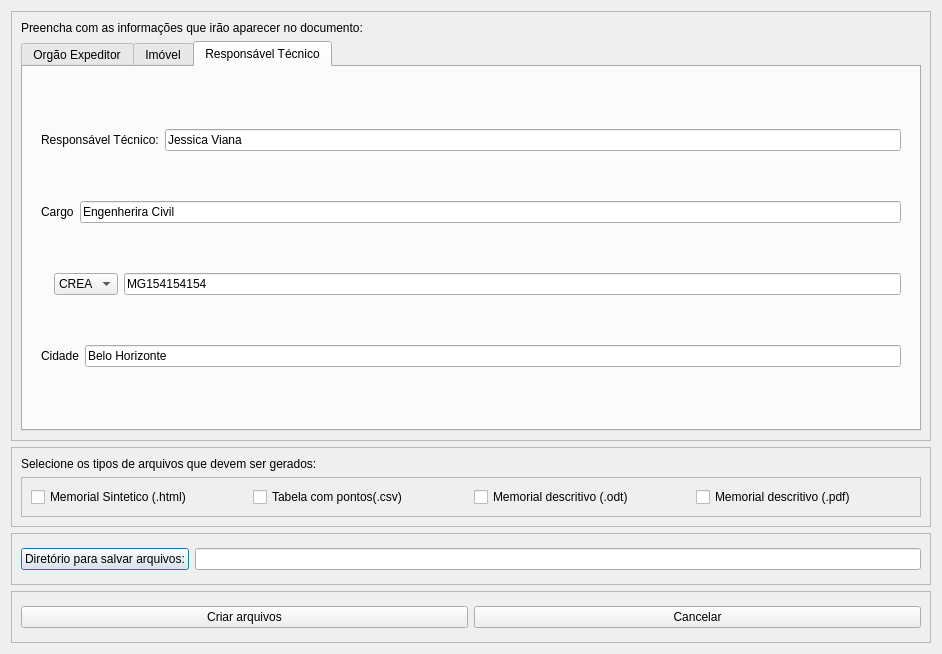
<?xml version="1.0" encoding="UTF-8"?>
<ui version="4.0">
 <class>Dialog</class>
 <widget class="QDialog" name="Dialog">
  <property name="geometry">
   <rect>
    <x>0</x>
    <y>0</y>
    <width>942</width>
    <height>654</height>
   </rect>
  </property>
  <property name="windowTitle">
   <string>Configurações dos arquivos</string>
  </property>
  <layout class="QGridLayout" name="gridLayout_7">
   <item row="6" column="0" colspan="2">
    <widget class="QFrame" name="frame_7">
     <property name="frameShape">
      <enum>QFrame::StyledPanel</enum>
     </property>
     <property name="frameShadow">
      <enum>QFrame::Sunken</enum>
     </property>
     <layout class="QVBoxLayout" name="verticalLayout_7">
      <item>
       <widget class="QLabel" name="label_23">
        <property name="text">
         <string>Selecione os tipos de arquivos que devem ser gerados:</string>
        </property>
       </widget>
      </item>
      <item>
       <widget class="QFrame" name="horizontalLayout_25">
        <property name="frameShape">
         <enum>QFrame::StyledPanel</enum>
        </property>
        <property name="frameShadow">
         <enum>QFrame::Sunken</enum>
        </property>
        <property name="midLineWidth">
         <number>0</number>
        </property>
        <layout class="QHBoxLayout" name="horizontalLayout_24">
         <item>
          <widget class="QCheckBox" name="memorialSinteticHtml">
           <property name="toolTip">
            <string>Gerar um memorial sintetico da geometria selecionada</string>
           </property>
           <property name="text">
            <string>Memorial Sintetico (.html)</string>
           </property>
          </widget>
         </item>
         <item>
          <widget class="QCheckBox" name="tableAreaCsv">
           <property name="toolTip">
            <string>Gerar uma tabela CSV com as coordenadas dos pontos da geometria selecionada.</string>
           </property>
           <property name="text">
            <string>Tabela com pontos(.csv)</string>
           </property>
          </widget>
         </item>
         <item>
          <widget class="QCheckBox" name="memorialDescritivoOdt">
           <property name="toolTip">
            <string>Gerar o memorial descritivo da geometria selecionada em formato ODT do LibreOffice.</string>
           </property>
           <property name="text">
            <string>Memorial descritivo (.odt)</string>
           </property>
          </widget>
         </item>
         <item>
          <widget class="QCheckBox" name="memorialDescritivoPdf">
           <property name="enabled">
            <bool>true</bool>
           </property>
           <property name="toolTip">
            <string>Gerar o memorial descritivo da geometria selecionada em formato PDF</string>
           </property>
           <property name="text">
            <string>Memorial descritivo (.pdf)</string>
           </property>
          </widget>
         </item>
        </layout>
       </widget>
      </item>
     </layout>
    </widget>
   </item>
   <item row="7" column="0" colspan="2">
    <widget class="QFrame" name="frame_6">
     <property name="enabled">
      <bool>true</bool>
     </property>
     <property name="frameShape">
      <enum>QFrame::StyledPanel</enum>
     </property>
     <property name="frameShadow">
      <enum>QFrame::Sunken</enum>
     </property>
     <layout class="QGridLayout" name="gridLayout_6">
      <item row="0" column="0">
       <layout class="QHBoxLayout" name="horizontalLayout_22">
        <item>
         <widget class="QPushButton" name="folderButton">
          <property name="toolTip">
           <string>Selecionar o diretorio onde serão criados os arquivos.</string>
          </property>
          <property name="text">
           <string>Diretório para salvar arquivos:</string>
          </property>
         </widget>
        </item>
        <item>
         <widget class="QLineEdit" name="folderEdit"/>
        </item>
       </layout>
      </item>
     </layout>
    </widget>
   </item>
   <item row="4" column="0" colspan="2">
    <widget class="QFrame" name="frame_5">
     <property name="frameShape">
      <enum>QFrame::StyledPanel</enum>
     </property>
     <property name="frameShadow">
      <enum>QFrame::Sunken</enum>
     </property>
     <layout class="QGridLayout" name="gridLayout_5">
      <item row="0" column="0">
       <widget class="QLabel" name="label_24">
        <property name="text">
         <string>Preencha com as informações que irão aparecer no documento:</string>
        </property>
       </widget>
      </item>
      <item row="1" column="0">
       <widget class="QTabWidget" name="tabWidget">
        <property name="sizePolicy">
         <sizepolicy hsizetype="Preferred" vsizetype="Preferred">
          <horstretch>0</horstretch>
          <verstretch>0</verstretch>
         </sizepolicy>
        </property>
        <property name="maximumSize">
         <size>
          <width>16777215</width>
          <height>16777215</height>
         </size>
        </property>
        <property name="tabShape">
         <enum>QTabWidget::Rounded</enum>
        </property>
        <property name="currentIndex">
         <number>2</number>
        </property>
        <property name="elideMode">
         <enum>Qt::ElideLeft</enum>
        </property>
        <widget class="QWidget" name="tab">
         <attribute name="title">
          <string>Orgão Expeditor</string>
         </attribute>
         <attribute name="toolTip">
          <string>Dados do Orgão que está expedindo o Memorial </string>
         </attribute>
         <widget class="QFrame" name="frame_10">
          <property name="geometry">
           <rect>
            <x>10</x>
            <y>10</y>
            <width>881</width>
            <height>311</height>
           </rect>
          </property>
          <property name="frameShape">
           <enum>QFrame::StyledPanel</enum>
          </property>
          <property name="frameShadow">
           <enum>QFrame::Raised</enum>
          </property>
          <layout class="QVBoxLayout" name="verticalLayout_9">
           <item>
            <layout class="QHBoxLayout" name="horizontalLayout_26">
             <item>
              <widget class="QLabel" name="label_25">
               <property name="toolTip">
                <string>Orgão máximo expeditor.</string>
               </property>
               <property name="text">
                <string>Orgão expeditor:</string>
               </property>
              </widget>
             </item>
             <item>
              <widget class="QLineEdit" name="OrgaoExpeditorEdit">
               <property name="text">
                <string>Ministério do Planejamento, Desenvolvimento e Gestão</string>
               </property>
              </widget>
             </item>
            </layout>
           </item>
           <item>
            <layout class="QHBoxLayout" name="horizontalLayout_28">
             <item>
              <widget class="QLabel" name="label_26">
               <property name="toolTip">
                <string>Secretaria que está expedindo o documento.</string>
               </property>
               <property name="text">
                <string>Secretaria</string>
               </property>
              </widget>
             </item>
             <item>
              <widget class="QLineEdit" name="secretariaEdit">
               <property name="enabled">
                <bool>true</bool>
               </property>
               <property name="text">
                <string>Secretaria do Patrimônio da União</string>
               </property>
              </widget>
             </item>
            </layout>
           </item>
           <item>
            <layout class="QHBoxLayout" name="horizontalLayout_29">
             <item>
              <widget class="QLabel" name="label_27">
               <property name="toolTip">
                <string>Nome da superintêndencia que está expedindo o documento.</string>
               </property>
               <property name="text">
                <string>Superintêndencia:</string>
               </property>
              </widget>
             </item>
             <item>
              <widget class="QLineEdit" name="superintenciaEdit">
               <property name="text">
                <string>Superintendência do Patrimônio da União</string>
               </property>
              </widget>
             </item>
            </layout>
           </item>
           <item>
            <layout class="QHBoxLayout" name="horizontalLayout_30">
             <item>
              <widget class="QLabel" name="label_28">
               <property name="toolTip">
                <string>Nome da divisão que está expedindo o documento.</string>
               </property>
               <property name="text">
                <string>Divisão:</string>
               </property>
              </widget>
             </item>
             <item>
              <widget class="QLineEdit" name="divisaoEdit">
               <property name="text">
                <string>Divisão de identificação e Controle de Utilização do Patrimônio</string>
               </property>
              </widget>
             </item>
            </layout>
           </item>
           <item>
            <layout class="QHBoxLayout" name="horizontalLayout_31">
             <item>
              <widget class="QLabel" name="label_29">
               <property name="toolTip">
                <string>Endereço onde está sendo expedindo o documento.</string>
               </property>
               <property name="text">
                <string>Endereço do Orgão:</string>
               </property>
              </widget>
             </item>
             <item>
              <widget class="QLineEdit" name="enderecoOrgaoEdit">
               <property name="text">
                <string>Av. Afonso Pena, 1316, 11ª andar, sala 1010, Belo horizonte/MG</string>
               </property>
              </widget>
             </item>
            </layout>
           </item>
           <item>
            <layout class="QHBoxLayout" name="horizontalLayout_32">
             <item>
              <widget class="QLabel" name="label_30">
               <property name="toolTip">
                <string>Número de controle usado para indexar os memoriais (caso houver)</string>
               </property>
               <property name="text">
                <string>Número de Cointrole do Memorial:</string>
               </property>
              </widget>
             </item>
             <item>
              <widget class="QLineEdit" name="numMemorialEdit">
               <property name="text">
                <string>1545154</string>
               </property>
              </widget>
             </item>
            </layout>
           </item>
           <item>
            <layout class="QVBoxLayout" name="verticalLayout_4">
             <item>
              <layout class="QHBoxLayout" name="horizontalLayout_20">
               <item>
                <widget class="QLabel" name="label_17">
                 <property name="toolTip">
                  <string>Número no Sistema Eletrônico de Informações.</string>
                 </property>
                 <property name="text">
                  <string>Número do processo SEI</string>
                 </property>
                </widget>
               </item>
               <item>
                <widget class="QLineEdit" name="numeroSeiEdit">
                 <property name="text">
                  <string>1236554962</string>
                 </property>
                </widget>
               </item>
              </layout>
             </item>
            </layout>
           </item>
          </layout>
         </widget>
        </widget>
        <widget class="QWidget" name="tab_2">
         <attribute name="title">
          <string>Imóvel</string>
         </attribute>
         <attribute name="toolTip">
          <string>Dados referente ao imóvel descrito no memorial.</string>
         </attribute>
         <layout class="QGridLayout" name="gridLayout_10">
          <item row="0" column="0" colspan="2">
           <widget class="QFrame" name="frame_9">
            <property name="frameShape">
             <enum>QFrame::StyledPanel</enum>
            </property>
            <property name="frameShadow">
             <enum>QFrame::Sunken</enum>
            </property>
            <layout class="QHBoxLayout" name="horizontalLayout_27">
             <item>
              <layout class="QVBoxLayout" name="verticalLayout_6">
               <item>
                <layout class="QHBoxLayout" name="horizontalLayout_5">
                 <item>
                  <widget class="QLabel" name="label">
                   <property name="toolTip">
                    <string>Nome do imóvel que vai constar no Memorial.</string>
                   </property>
                   <property name="text">
                    <string>Nome do Imóvel:</string>
                   </property>
                  </widget>
                 </item>
                 <item>
                  <widget class="QLineEdit" name="imovelEdit">
                   <property name="text">
                    <string>Área da União </string>
                   </property>
                  </widget>
                 </item>
                </layout>
               </item>
               <item>
                <layout class="QHBoxLayout" name="horizontalLayout_6">
                 <item>
                  <widget class="QLabel" name="label_2">
                   <property name="toolTip">
                    <string>Nome do proprietário do imóvel. </string>
                   </property>
                   <property name="text">
                    <string>Proprietário:</string>
                   </property>
                  </widget>
                 </item>
                 <item>
                  <widget class="QLineEdit" name="proprietarioEdit">
                   <property name="text">
                    <string>Guilherme Henrique</string>
                   </property>
                  </widget>
                 </item>
                </layout>
               </item>
               <item>
                <layout class="QHBoxLayout" name="horizontalLayout_7">
                 <item>
                  <widget class="QLabel" name="label_3">
                   <property name="toolTip">
                    <string>Rua, avenida, trecho,número e logradouro em que se encontra o imóvel.</string>
                   </property>
                   <property name="text">
                    <string>Endereço:</string>
                   </property>
                  </widget>
                 </item>
                 <item>
                  <widget class="QLineEdit" name="enderecoEdit">
                   <property name="text">
                    <string>Av. Amazonas</string>
                   </property>
                  </widget>
                 </item>
                </layout>
               </item>
               <item>
                <layout class="QHBoxLayout" name="horizontalLayout_8">
                 <item>
                  <widget class="QLabel" name="label_4">
                   <property name="toolTip">
                    <string>Nome do município onde se encontra o imóvel.</string>
                   </property>
                   <property name="text">
                    <string>Município:</string>
                   </property>
                  </widget>
                 </item>
                 <item>
                  <widget class="QLineEdit" name="municipioEdit">
                   <property name="text">
                    <string>Belo Horizonte</string>
                   </property>
                  </widget>
                 </item>
                </layout>
               </item>
               <item>
                <layout class="QHBoxLayout" name="horizontalLayout_9">
                 <item>
                  <widget class="QLabel" name="label_22">
                   <property name="toolTip">
                    <string>Nome do estado onde se encontra o imóvel.</string>
                   </property>
                   <property name="text">
                    <string>UF:</string>
                   </property>
                  </widget>
                 </item>
                 <item>
                  <widget class="QLineEdit" name="ufEdit">
                   <property name="text">
                    <string>Minas Gerais</string>
                   </property>
                  </widget>
                 </item>
                </layout>
               </item>
               <item>
                <layout class="QHBoxLayout" name="horizontalLayout_35">
                 <item>
                  <widget class="QLabel" name="label_32">
                   <property name="toolTip">
                    <string>Nome da comarca onde o imóvel foi registrado.</string>
                   </property>
                   <property name="text">
                    <string>Comarca:</string>
                   </property>
                  </widget>
                 </item>
                 <item>
                  <widget class="QLineEdit" name="comarcaEdit">
                   <property name="text">
                    <string>Saõ Geraldo</string>
                   </property>
                  </widget>
                 </item>
                </layout>
               </item>
              </layout>
             </item>
             <item>
              <layout class="QVBoxLayout" name="verticalLayout_5">
               <item>
                <layout class="QHBoxLayout" name="horizontalLayout_10">
                 <item>
                  <widget class="QLabel" name="label_8">
                   <property name="toolTip">
                    <string>Matrícula do imóvel na comarca. </string>
                   </property>
                   <property name="text">
                    <string>Matrícula:</string>
                   </property>
                  </widget>
                 </item>
                 <item>
                  <widget class="QLineEdit" name="matriculaEdit">
                   <property name="text">
                    <string>ABC12451540</string>
                   </property>
                  </widget>
                 </item>
                </layout>
               </item>
               <item>
                <layout class="QHBoxLayout" name="horizontalLayout_11">
                 <item>
                  <widget class="QLabel" name="label_9">
                   <property name="toolTip">
                    <string>Registro Imobiliario Patrimonial.</string>
                   </property>
                   <property name="text">
                    <string>RIP:</string>
                   </property>
                  </widget>
                 </item>
                 <item>
                  <widget class="QLineEdit" name="ripEdit">
                   <property name="text">
                    <string>A4878487</string>
                   </property>
                  </widget>
                 </item>
                </layout>
               </item>
               <item>
                <layout class="QHBoxLayout" name="horizontalLayout_12">
                 <item>
                  <widget class="QLabel" name="label_10">
                   <property name="toolTip">
                    <string>Número de Bem Patrimonial  </string>
                   </property>
                   <property name="text">
                    <string>NBP:</string>
                   </property>
                  </widget>
                 </item>
                 <item>
                  <widget class="QLineEdit" name="nbpEdit">
                   <property name="text">
                    <string>Mb1245151</string>
                   </property>
                  </widget>
                 </item>
                </layout>
               </item>
               <item>
                <layout class="QHBoxLayout" name="horizontalLayout_13">
                 <item>
                  <widget class="QLabel" name="label_20">
                   <property name="toolTip">
                    <string>Código de cadastro no INCRA.</string>
                   </property>
                   <property name="text">
                    <string>Código INCRA:</string>
                   </property>
                  </widget>
                 </item>
                 <item>
                  <widget class="QLineEdit" name="codIncraEdit">
                   <property name="text">
                    <string>4514784242018</string>
                   </property>
                  </widget>
                 </item>
                </layout>
               </item>
               <item>
                <layout class="QHBoxLayout" name="horizontalLayout_36">
                 <item>
                  <widget class="QLabel" name="label_33">
                   <property name="toolTip">
                    <string>&lt;html&gt;&lt;head/&gt;&lt;body&gt;&lt;p&gt;Código da planta correspondente. Exemplo: 01/2018 DIIUP-SPU-MG&lt;/p&gt;&lt;/body&gt;&lt;/html&gt;</string>
                   </property>
                   <property name="text">
                    <string>Planta correspondente:</string>
                   </property>
                  </widget>
                 </item>
                 <item>
                  <widget class="QLineEdit" name="plantaCorrespondenteEdit">
                   <property name="text">
                    <string>P1010154</string>
                   </property>
                  </widget>
                 </item>
                </layout>
               </item>
              </layout>
             </item>
            </layout>
           </widget>
          </item>
          <item row="1" column="1">
           <widget class="QFrame" name="frame">
            <property name="frameShape">
             <enum>QFrame::StyledPanel</enum>
            </property>
            <property name="frameShadow">
             <enum>QFrame::Sunken</enum>
            </property>
            <layout class="QGridLayout" name="gridLayout">
             <item row="0" column="0">
              <layout class="QVBoxLayout" name="verticalLayout">
               <item>
                <layout class="QHBoxLayout" name="horizontalLayout">
                 <item>
                  <widget class="QLabel" name="label_19">
                   <property name="toolTip">
                    <string>Fator kappa usado</string>
                   </property>
                   <property name="text">
                    <string>Fator Kappa:</string>
                   </property>
                  </widget>
                 </item>
                 <item>
                  <widget class="QLineEdit" name="kappaEdit">
                   <property name="text">
                    <string>0.9996</string>
                   </property>
                  </widget>
                 </item>
                </layout>
               </item>
               <item>
                <layout class="QHBoxLayout" name="horizontalLayout_2">
                 <item>
                  <widget class="QLabel" name="label_6">
                   <property name="toolTip">
                    <string>Meridiano Central usado no mapa.</string>
                   </property>
                   <property name="text">
                    <string>Meridiano Central:</string>
                   </property>
                  </widget>
                 </item>
                 <item>
                  <widget class="QLineEdit" name="meridianoEdit"/>
                 </item>
                </layout>
               </item>
               <item>
                <layout class="QHBoxLayout" name="horizontalLayout_3">
                 <item>
                  <widget class="QLabel" name="label_7">
                   <property name="toolTip">
                    <string>Convergencia Meridiana usada no mapa.</string>
                   </property>
                   <property name="text">
                    <string>Convergencia Meridiana:</string>
                   </property>
                  </widget>
                 </item>
                 <item>
                  <widget class="QLineEdit" name="convergenciaEdit">
                   <property name="text">
                    <string/>
                   </property>
                  </widget>
                 </item>
                </layout>
               </item>
               <item>
                <layout class="QHBoxLayout" name="horizontalLayout_4">
                 <item>
                  <widget class="QLabel" name="label_21">
                   <property name="toolTip">
                    <string>Nome do Sistema de Projeção usado no mapa.</string>
                   </property>
                   <property name="text">
                    <string>Sistema  de projeção:</string>
                   </property>
                  </widget>
                 </item>
                 <item>
                  <widget class="QLineEdit" name="projectionEdit">
                   <property name="text">
                    <string/>
                   </property>
                  </widget>
                 </item>
                </layout>
               </item>
               <item>
                <layout class="QHBoxLayout" name="horizontalLayout_23">
                 <item>
                  <widget class="QLabel" name="label_5">
                   <property name="toolTip">
                    <string>Nome do DATUM usado no mapa.</string>
                   </property>
                   <property name="text">
                    <string>DATUM:</string>
                   </property>
                  </widget>
                 </item>
                 <item>
                  <widget class="QLineEdit" name="datumEdit"/>
                 </item>
                </layout>
               </item>
              </layout>
             </item>
            </layout>
           </widget>
          </item>
          <item row="1" column="0">
           <widget class="QFrame" name="frame_2">
            <property name="frameShape">
             <enum>QFrame::StyledPanel</enum>
            </property>
            <property name="frameShadow">
             <enum>QFrame::Sunken</enum>
            </property>
            <layout class="QGridLayout" name="gridLayout_2">
             <item row="0" column="0">
              <layout class="QVBoxLayout" name="verticalLayout_2">
               <item>
                <layout class="QHBoxLayout" name="horizontalLayout_14">
                 <item>
                  <widget class="QLabel" name="label_11">
                   <property name="toolTip">
                    <string>&lt;html&gt;&lt;head/&gt;&lt;body&gt;&lt;p&gt;Rede Brasileira de Monitoramento Contínuo dos Sistemas GNSS&lt;/p&gt;&lt;/body&gt;&lt;/html&gt;</string>
                   </property>
                   <property name="text">
                    <string>Estação RBMC de origem:</string>
                   </property>
                  </widget>
                 </item>
                 <item>
                  <widget class="QLineEdit" name="rbmcOrigemEdit">
                   <property name="text">
                    <string/>
                   </property>
                  </widget>
                 </item>
                </layout>
               </item>
               <item>
                <layout class="QHBoxLayout" name="horizontalLayout_15">
                 <item>
                  <widget class="QLabel" name="label_12">
                   <property name="toolTip">
                    <string>Coodenada Leste da RBMC.</string>
                   </property>
                   <property name="text">
                    <string>Coordenada E da RBMC:</string>
                   </property>
                  </widget>
                 </item>
                 <item>
                  <widget class="QLineEdit" name="rbmcEsteEdit">
                   <property name="text">
                    <string/>
                   </property>
                  </widget>
                 </item>
                </layout>
               </item>
               <item>
                <layout class="QHBoxLayout" name="horizontalLayout_16">
                 <item>
                  <widget class="QLabel" name="label_13">
                   <property name="toolTip">
                    <string>Coodenada Norte da RBMC.</string>
                   </property>
                   <property name="text">
                    <string>Coordenada N da RBMC:</string>
                   </property>
                  </widget>
                 </item>
                 <item>
                  <widget class="QLineEdit" name="rbmcNorteEdit">
                   <property name="text">
                    <string/>
                   </property>
                  </widget>
                 </item>
                </layout>
               </item>
               <item>
                <layout class="QHBoxLayout" name="horizontalLayout_17">
                 <item>
                  <widget class="QLabel" name="label_14">
                   <property name="toolTip">
                    <string>Localização da Estacão RBMC.</string>
                   </property>
                   <property name="text">
                    <string>Localização da Estação RBMC:</string>
                   </property>
                  </widget>
                 </item>
                 <item>
                  <widget class="QLineEdit" name="localRbmcEdit">
                   <property name="text">
                    <string/>
                   </property>
                  </widget>
                 </item>
                </layout>
               </item>
              </layout>
             </item>
            </layout>
           </widget>
          </item>
         </layout>
        </widget>
        <widget class="QWidget" name="tab_3">
         <attribute name="title">
          <string>Responsável Técnico</string>
         </attribute>
         <attribute name="toolTip">
          <string>Dados do resposável técnico que está gerando o Memorial.</string>
         </attribute>
         <layout class="QGridLayout" name="gridLayout_11">
          <item row="0" column="0">
           <widget class="QFrame" name="frame_3">
            <property name="frameShape">
             <enum>QFrame::NoFrame</enum>
            </property>
            <property name="frameShadow">
             <enum>QFrame::Sunken</enum>
            </property>
            <layout class="QHBoxLayout" name="horizontalLayout_34">
             <item>
              <layout class="QVBoxLayout" name="verticalLayout_3">
               <item>
                <layout class="QHBoxLayout" name="horizontalLayout_18">
                 <item>
                  <widget class="QLabel" name="label_15">
                   <property name="toolTip">
                    <string>Nome do responsável técnico que está gerando o documento.</string>
                   </property>
                   <property name="text">
                    <string>Responsável Técnico:</string>
                   </property>
                  </widget>
                 </item>
                 <item>
                  <widget class="QLineEdit" name="autorEdit">
                   <property name="text">
                    <string>Jessica Viana</string>
                   </property>
                  </widget>
                 </item>
                </layout>
               </item>
               <item>
                <layout class="QHBoxLayout" name="horizontalLayout_33">
                 <item>
                  <widget class="QLabel" name="label_31">
                   <property name="toolTip">
                    <string>Cargo que o Responsável técnico ocupa dentro do orgão.</string>
                   </property>
                   <property name="text">
                    <string>Cargo</string>
                   </property>
                  </widget>
                 </item>
                 <item>
                  <widget class="QLineEdit" name="officeResponsibleEdit">
                   <property name="text">
                    <string>Engenherira Civil</string>
                   </property>
                  </widget>
                 </item>
                </layout>
               </item>
               <item>
                <layout class="QHBoxLayout" name="horizontalLayout_19">
                 <item>
                  <widget class="QLabel" name="label_16">
                   <property name="text">
                    <string/>
                   </property>
                  </widget>
                 </item>
                 <item>
                  <widget class="QComboBox" name="creaCau">
                   <property name="toolTip">
                    <string>Selecione o tipo de identificador que será usado para identificar o técnico responsável.</string>
                   </property>
                   <item>
                    <property name="text">
                     <string>CREA</string>
                    </property>
                   </item>
                   <item>
                    <property name="text">
                     <string>CAU</string>
                    </property>
                   </item>
                  </widget>
                 </item>
                 <item>
                  <widget class="QLineEdit" name="creaEdit">
                   <property name="text">
                    <string>MG154154154</string>
                   </property>
                  </widget>
                 </item>
                </layout>
               </item>
               <item>
                <layout class="QHBoxLayout" name="horizontalLayout_37">
                 <item>
                  <widget class="QLabel" name="label_18">
                   <property name="toolTip">
                    <string>Cidade onde </string>
                   </property>
                   <property name="text">
                    <string>Cidade</string>
                   </property>
                  </widget>
                 </item>
                 <item>
                  <widget class="QLineEdit" name="mucipioResponsavelEdit">
                   <property name="toolTip">
                    <string>Cidade onde o Responsável está gerando o documento</string>
                   </property>
                   <property name="text">
                    <string>Belo Horizonte</string>
                   </property>
                  </widget>
                 </item>
                </layout>
               </item>
              </layout>
             </item>
            </layout>
           </widget>
          </item>
         </layout>
        </widget>
       </widget>
      </item>
     </layout>
    </widget>
   </item>
   <item row="8" column="0" colspan="2">
    <widget class="QFrame" name="frame_8">
     <property name="frameShape">
      <enum>QFrame::StyledPanel</enum>
     </property>
     <property name="frameShadow">
      <enum>QFrame::Raised</enum>
     </property>
     <layout class="QGridLayout" name="gridLayout_8">
      <item row="0" column="0">
       <widget class="QPushButton" name="createButton">
        <property name="text">
         <string>Criar arquivos</string>
        </property>
       </widget>
      </item>
      <item row="0" column="1">
       <widget class="QPushButton" name="closeButton">
        <property name="text">
         <string>Cancelar</string>
        </property>
       </widget>
      </item>
     </layout>
    </widget>
   </item>
  </layout>
 </widget>
 <tabstops>
  <tabstop>tableAreaCsv</tabstop>
  <tabstop>closeButton</tabstop>
  <tabstop>memorialSinteticHtml</tabstop>
  <tabstop>memorialDescritivoPdf</tabstop>
  <tabstop>kappaEdit</tabstop>
  <tabstop>memorialDescritivoOdt</tabstop>
  <tabstop>rbmcOrigemEdit</tabstop>
  <tabstop>rbmcEsteEdit</tabstop>
  <tabstop>rbmcNorteEdit</tabstop>
  <tabstop>localRbmcEdit</tabstop>
  <tabstop>numeroSeiEdit</tabstop>
  <tabstop>createButton</tabstop>
  <tabstop>meridianoEdit</tabstop>
  <tabstop>convergenciaEdit</tabstop>
  <tabstop>projectionEdit</tabstop>
  <tabstop>datumEdit</tabstop>
  <tabstop>autorEdit</tabstop>
  <tabstop>creaEdit</tabstop>
  <tabstop>imovelEdit</tabstop>
  <tabstop>proprietarioEdit</tabstop>
  <tabstop>enderecoEdit</tabstop>
  <tabstop>municipioEdit</tabstop>
  <tabstop>ufEdit</tabstop>
  <tabstop>matriculaEdit</tabstop>
  <tabstop>ripEdit</tabstop>
  <tabstop>nbpEdit</tabstop>
  <tabstop>codIncraEdit</tabstop>
  <tabstop>folderButton</tabstop>
  <tabstop>folderEdit</tabstop>
 </tabstops>
 <resources/>
 <connections/>
</ui>
